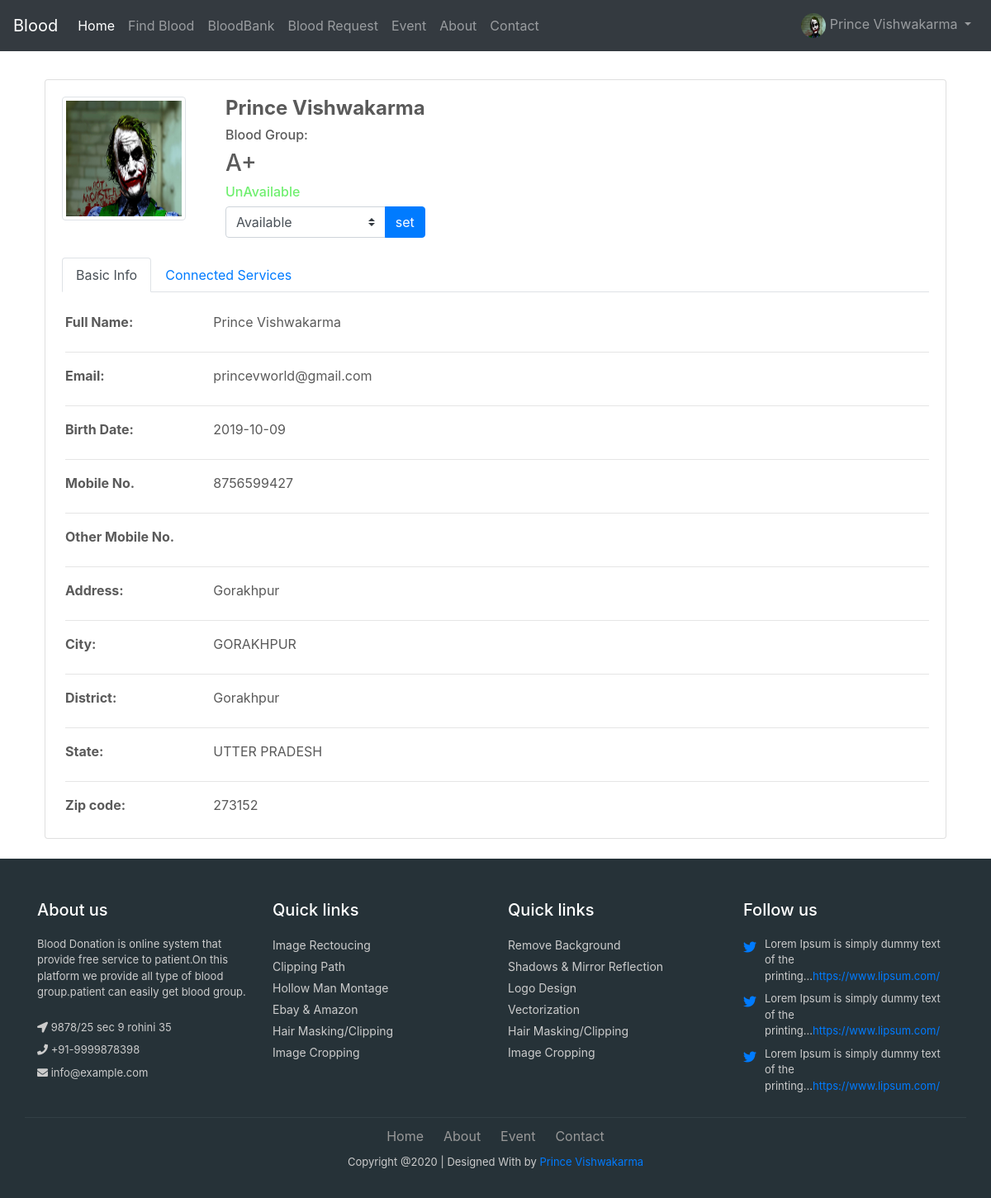
Page /accounts/profile/ (signed in) on the committed database.
### accounts/models.py (models this page shows, shortened)
class ProfileModel(models.Model):
	user = models.ForeignKey(User, on_delete=models.CASCADE)
	bloodgroup = models.CharField(max_length=100, blank=True)
	mobile = models.CharField(max_length=10, blank=True)
	other_mobile = models.CharField(max_length=10, blank=True)
	address = models.CharField(max_length=200, blank=True)
	city = models.CharField(max_length=100, blank=True)
	state = models.CharField(max_length=100, blank=True)
	zipcode = models.CharField(max_length=6, blank=True)
	avilable = models.CharField(max_length=100, blank=True)
	district = models.CharField(max_length=100, blank=True)
	birthdate = models.CharField(max_length=11, blank=True)
	pic=models.ImageField(upload_to='image/profile/', default='image/picd/default.jpg')
	class Meta:
		verbose_name = 'profile'
		verbose_name_plural = 'profiles'

### accounts/views.py (the view)
# urls.py: path('profile/', views.profile, name='profile'),
@login_required(login_url="/accounts/login")
def profile(request):
    profile = ProfileModel.objects.get(user=request.user)
    return render(request, 'profile.html', {'pf': profile})

### templates/profile.html (shortened to what this page needs)
{% extends 'base.html' %}
{%load static%}
{% block login_style %}
<link rel="stylesheet" href="{% static "profile\style.css" %}">
{% endblock %}
    {% block content %}
    <div class="container mt-5 p-4">
        <div class="row">
            <div class="col">
                <div class="card">
                    <div class="card-body">
                        <div class="card-title mb-4">
                            <div class="d-flex justify-content-start">
                                <div class="image-container">
                                    <img src="{{pf.pic.url}}" id="imgProfile" style="width: 150px; height: 150px" class="img-thumbnail" />
                                </div>
                                <div class="userData ml-5">
                                    <h2 class="d-block" style="font-size: 1.5rem; font-weight: bold">{{user.first_name}} {{user.last_name}}</h2>
                                    <h6 class="d-block">Blood Group: <h3>{{pf.bloodgroup}}</h3></h6>
                                    <h6 class="d-block"><span class="blinking">{{pf.avilable}}</span></h6>
                                <form method="POST" action="{% url 'changeavailable' %}">
                                        <div class="input-group">
                                    <select id="inputdistrict" class="custom-select" name="available" >
                                        <option value="Available" >Available</option>
                                    </select>
                                    <div class="input-group-append">
                                    <button type="submit" class="btn btn-primary ">set</button></div>
                                </div>
                            </form>
                                </div>
                            </div>
                        </div>
                        <div class="row">
                            <div class="col-12">
                                <ul class="nav nav-tabs mb-4" id="myTab" role="tablist">
                                    <li class="nav-item">
                                        <a class="nav-link active" id="basicInfo-tab" data-toggle="tab" href="#basicInfo" role="tab" aria-controls="basicInfo" aria-selected="true">Basic Info</a>
                                    </li>
                                    <li class="nav-item">
                                        <a class="nav-link" id="connectedServices-tab" data-toggle="tab" href="#connectedServices" role="tab" aria-controls="connectedServices" aria-selected="false">Connected Services</a>
                                    </li>
                                </ul>
                                <div class="tab-content ml-1" id="myTabContent">
                                    <div class="tab-pane fade show active" id="basicInfo" role="tabpanel" aria-labelledby="basicInfo-tab">
                                        <div class="row">
                                            <div class="col-sm-3 col-md-2 col-5">
                                                <label style="font-weight:bold;">Full Name:</label>
                                            </div>
                                            <div class="col-md-8 col-6">
                                                {{user.first_name}} {{user.last_name}}
                                            </div>
                                        </div>
                                        <hr />
                                        <div class="row">
                                            <div class="col-sm-3 col-md-2 col-5">
                                                <label style="font-weight:bold;">Email:</label>
                                            </div>
                                            <div class="col-md-8 col-6">
                                                {{user.email}}
                                            </div>
                                        </div>
                                        <hr />
                                        <div class="row">
                                            <div class="col-sm-3 col-md-2 col-5">
                                                <label style="font-weight:bold;">Birth Date:</label>
                                            </div>
                                            <div class="col-md-8 col-6">
                                               {{pf.birthdate}}
                                            </div>
                                        </div>
                                        <hr />
                                        <div class="row">
                                            <div class="col-sm-3 col-md-2 col-5">
                                                <label style="font-weight:bold;">Mobile No.</label>
                                            </div>
                                            <div class="col-md-8 col-6">
                                                {{pf.mobile}}
                                            </div>
                                        </div>
                                        <hr />
                                        <div class="row">
                                            <div class="col-sm-3 col-md-2 col-5">
                                                <label style="font-weight:bold;">Other Mobile No.</label>
                                            </div>
                                            <div class="col-md-8 col-6">
                                            </div>
                                        </div>
                                        <hr />
                                        <div class="row">
                                            <div class="col-sm-3 col-md-2 col-5">
                                                <label style="font-weight:bold;">Address:</label>
                                            </div>
                                            <div class="col-md-8 col-6">
                                                {{pf.address}}
                                            </div>
                                        </div>
                                        <hr />
                                           <div class="row">
                                            <div class="col-sm-3 col-md-2 col-5">
                                                <label style="font-weight:bold;">City:</label>
                                            </div>
                                            <div class="col-md-8 col-6">
                                                {{pf.city}}
                                            </div>
                                        </div>
                                        <hr />
                                        <div class="row">
                                            <div class="col-sm-3 col-md-2 col-5">
                                                <label style="font-weight:bold;">District:</label>
                                            </div>
                                            <div class="col-md-8 col-6">
                                                {{pf.district}}
                                            </div>
                                        </div>
                                        <hr />
                                        <div class="row">
                                            <div class="col-sm-3 col-md-2 col-5">
                                                <label style="font-weight:bold;">State:</label>
                                            </div>
                                            <div class="col-md-8 col-6">
                                                {{pf.state}}
                                            </div>
                                        </div>
                                        <hr />
                                        <div class="row">
                                            <div class="col-sm-3 col-md-2 col-5">
                                                <label style="font-weight:bold;">Zip code:</label>
                                            </div>
                                            <div class="col-md-8 col-6">
                                                {{pf.zipcode}}
                                            </div>
                                        </div>
                                    </div>
                                </div>
                            </div>
                        </div>
                    </div>
                </div>
            </div>
        </div>
    </div>
    {% endblock %}

### templates/base.html (shortened to what this page needs)
{% load static %}
<!doctype html>
<html lang="en">
  <head>
    <link href="{% static "home/css/bootstrap.min.css" %}" rel="stylesheet" >
    <link href="{% static "home/footer.css" %}" rel="stylesheet" >
    <link rel="stylesheet" href="https://use.fontawesome.com/releases/v5.2.0/css/all.css">
     {% block login_style %}
      {% endblock %}
    <link href="{%  static "home/css/carousel.css"%}" rel="stylesheet">
  </head>
  <body>
    <header>
<nav class="mb-1 navbar navbar-expand-lg navbar-dark fixed-top bg-dark">
  <a class="navbar-brand" href="#">Blood</a>
  <div class="collapse navbar-collapse" id="navbarSupportedContent-555">
    <ul class="navbar-nav mr-auto">
      <li class="nav-item active">
        <a class="nav-link" href="{% url  'home' %}">Home
        </a>
      </li>
      <li class="nav-item">
        <a class="nav-link" href="{% url 'blood' %}">Find Blood</a>
      </li>
      <li class="nav-item">
        <a class="nav-link" href="{% url 'bloodbank1' %}">BloodBank</a>
      </li>
        <li class="nav-item">
        <a class="nav-link" href="{% url 'bloodrequest' %}">Blood Request</a>
      </li>
      <li class="nav-item">
        <a class="nav-link" href="{% url 'event' %}">Event</a>
      </li>
      <li class="nav-item">
          <a class="nav-link" href="{% url 'about' %}">About</a>
        </li>
      <li class="nav-item">
        <a class="nav-link" href="{% url 'contactuser' %}">Contact</a>
      </li>
    </ul>
    <ul class="navbar-nav ml-auto nav-flex-icons">
        {% if user.is_authenticated %}
      <li class="nav-item avatar dropdown">
        <a class="nav-link dropdown-toggle" id="navbarDropdownMenuLink-55" data-toggle="dropdown"
          aria-haspopup="true" aria-expanded="false">
          <img src="{{pf.pic.url}}" class="rounded-circle z-depth-0" width="30px" height="30px"
            alt="Profile image">
           {{pf.user.first_name}} {{pf.user.last_name}}
        </a>
      </li>
          {% endif %}
    </ul>
  </div>
</nav>
<br>
</header>
{% block content %}
{% endblock %}
<footer class="footer">
    <div class="container bottom_border">
    <div class="row">
    <div class=" col-sm-4 col-md col-sm-4  col-12 col">
    <h5 class="headin5_amrc col_white_amrc pt2">About us</h5>
    <p class="mb10">Blood Donation is online system that provide free service to patient.On this platform we provide all type of blood group.patient can easily get blood group.</p>
    <p><i class="fa fa-location-arrow"></i> 9878/25 sec 9 rohini 35 </p>
    <p><i class="fa fa-phone"></i>  +91-9999878398  </p>
    <p><i class="fa fa fa-envelope"></i> info@example.com  </p>
    </div>
    <div class=" col-sm-4 col-md  col-6 col">
    <h5 class="headin5_amrc col_white_amrc pt2">Quick links</h5>
    <ul class="footer_ul_amrc">
    <li><a href="#">Image Rectoucing</a></li>
    <li><a href="#">Clipping Path</a></li>
    <li><a href="#">Hollow Man Montage</a></li>
    <li><a href="#">Ebay & Amazon</a></li>
    <li><a href="#">Hair Masking/Clipping</a></li>
    <li><a href="#">Image Cropping</a></li>
    </ul>
    </div>
    <div class=" col-sm-4 col-md  col-6 col">
    <h5 class="headin5_amrc col_white_amrc pt2">Quick links</h5>
    <ul class="footer_ul_amrc">
    <li><a href="#">Remove Background</a></li>
    <li><a href="#">Shadows & Mirror Reflection</a></li>
    <li><a href="#">Logo Design</a></li>
    <li><a href="#">Vectorization</a></li>
    <li><a href="#">Hair Masking/Clipping</a></li>
    <li><a href="#">Image Cropping</a></li>
    </ul>
    </div>
    <div class=" col-sm-4 col-md  col-12 col">
    <h5 class="headin5_amrc col_white_amrc pt2">Follow us</h5>
    <ul class="footer_ul2_amrc">
    <li><a href="#"><i class="fab fa-twitter fleft padding-right"></i> </a><p>Lorem Ipsum is simply dummy text of the printing...<a href="#">https://www.lipsum.com/</a></p></li>
    <li><a href="#"><i class="fab fa-twitter fleft padding-right"></i> </a><p>Lorem Ipsum is simply dummy text of the printing...<a href="#">https://www.lipsum.com/</a></p></li>
    <li><a href="#"><i class="fab fa-twitter fleft padding-right"></i> </a><p>Lorem Ipsum is simply dummy text of the printing...<a href="#">https://www.lipsum.com/</a></p></li>
    </ul>
    </div>
    </div>
    </div>
    <div class="container">
    <ul class="foote_bottom_ul_amrc">
    <li><a href="{% url 'home' %}">Home</a></li>
    <li><a href="{% url 'about' %}">About</a></li>
    <li><a href="{% url 'event' %}">Event</a></li>
    <li><a href="{% url 'contactuser' %}">Contact</a></li>
    </ul>
    <p class="text-center">Copyright @{% now 'Y' %} | Designed With by <a href="#">Prince Vishwakarma</a></p>
    </div>
    </footer>
</body>
  </body>
</html>

### blood/static/home/footer.css (style rules this page uses)
.col_white_amrc { color:#FFF; }
footer { width:100%; background-color:#263238; min-height:250px; padding:10px 0px 25px 0px ; }
.pt2 { padding-top:40px ; margin-bottom:20px ; }
footer p { font-size:13px; color:#CCC; padding-bottom:0px; margin-bottom:8px; }
.mb10 { padding-bottom:15px ; }
.footer_ul_amrc { margin:0px ; list-style-type:none ; font-size:14px; padding:0px 0px 10px 0px ; }
.footer_ul_amrc li { padding:0px 0px 5px 0px; }
.footer_ul_amrc li a { color:#CCC; }
.fleft { float:left; }
.padding-right { padding-right:10px; }
.footer_ul2_amrc { margin:0px; list-style-type:none; padding:0px; }
.footer_ul2_amrc li p { display:table; }
.footer_ul2_amrc li i { margin-top:5px; }
.bottom_border { border-bottom:1px solid #323f45; padding-bottom:20px; }
.foote_bottom_ul_amrc { list-style-type:none; padding:0px; display:table; margin-top: 10px; margin-right: auto; margin-bottom: 10px; margin-left: auto; }
.foote_bottom_ul_amrc li { display:inline; }
.foote_bottom_ul_amrc li a { color:#999; margin:0 12px; }

### blood/static/profile/style.css (style rules this page uses)
.image-container { position: relative; }
.blinking { color: rgba(83, 236, 83, 0.836); animation:blinkingText 0.8s infinite; }

### blood/static/home/css/carousel.css (style rules this page uses)
body { color: #5a5a5a; }

### rows in the picture
ProfileModel: pic (picture), user.first_name "Prince", user.last_name "Vishwakarma", bloodgroup "A+", avilable "UnAvailable", birthdate "2019-10-09", mobile "8756599427", address "Gorakhpur", city "GORAKHPUR", district "Gorakhpur", state "UTTER PRADESH", zipcode "273152"

### other values in the picture
{{ user.first_name }} "Prince"
{{ user.last_name }} "Vishwakarma"
{{ user.email }} "princevworld@gmail.com"
